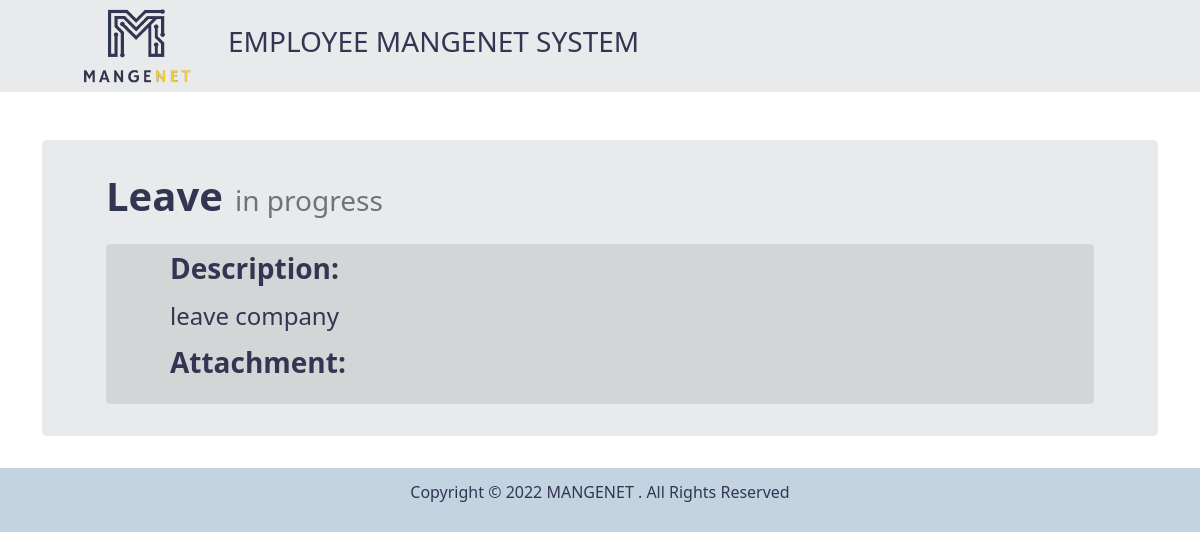
The page /Request_information_page.php?id=22 (signed in) on the database as committed earlier.
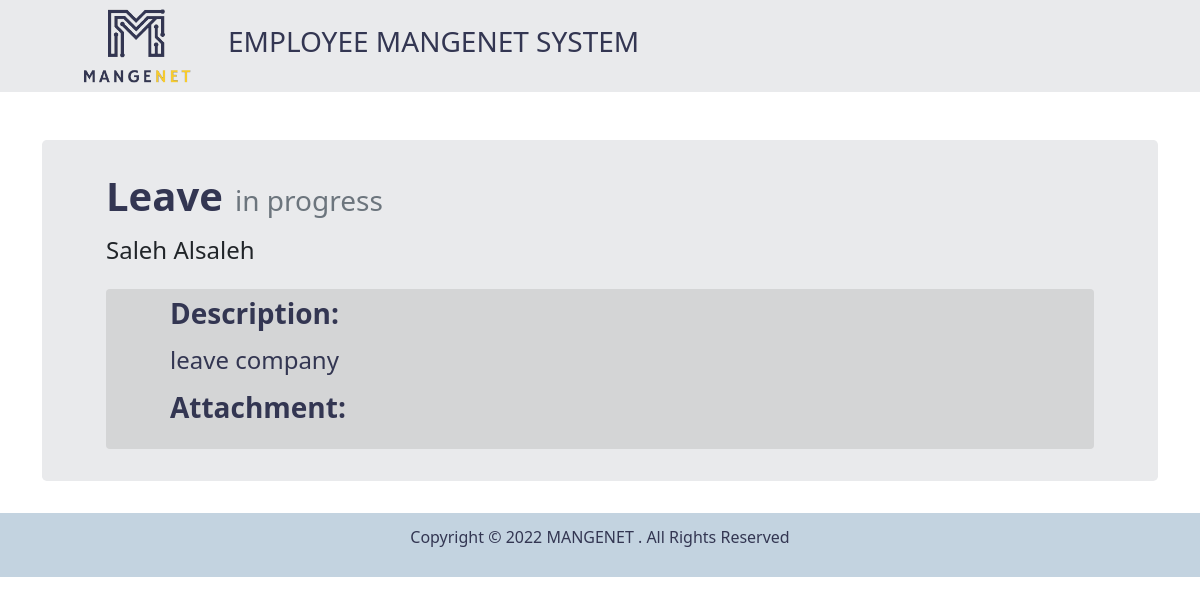
The same page on the database as committed later.
### tables this page shows
CREATE TABLE `request` (
  `id` int(11) UNSIGNED NOT NULL,
  `emp_id` int(11) UNSIGNED NOT NULL,
  `service_id` int(11) UNSIGNED NOT NULL,
  `description` varchar(255) NOT NULL,
  `attachment1` varchar(255) DEFAULT NULL,
  `attachment2` varchar(255) DEFAULT NULL,
  `status` varchar(255) NOT NULL
);

CREATE TABLE `service` (
  `id` int(11) UNSIGNED NOT NULL,
  `type` varchar(200) NOT NULL
);

CREATE TABLE `employee` (
  `id` int(11) UNSIGNED NOT NULL,
  `emp_number` int(11) UNSIGNED NOT NULL,
  `first_name` varchar(255) NOT NULL,
  `last_name` varchar(255) NOT NULL,
  `job_title` varchar(255) NOT NULL,
  `password` varchar(255) NOT NULL
);

### Request_information_page.php (the view, shortened to what this page needs)
<?php
require_once 'connection.php';
if(!isset($_GET['id'])){
    header('Location: employee.php');
}
else{
    $request_id = $_GET['id'] ;
    $request = " SELECT *,request.id as id FROM `request` LEFT JOIN `service` ON request.service_id = service.id LEFT JOIN `employee` ON request.emp_id = employee.id WHERE  request.id= '$request_id '";
    $request = $conn->query($request);
    if($request->num_rows > 0){
        $req_data = $request->fetch_assoc() ;
    }
    else{
        header('Location: employee.php');
    }
}
?>
<!doctype html>
<html lang="en">
<head>
    <link rel="stylesheet" href="css/bootstrap.css">
    <link rel="stylesheet" href="css/my-colors.css">
    <link rel="stylesheet" href="css/footer.css">
    <link rel="stylesheet" href="https://cdnjs.cloudflare.com/ajax/libs/font-awesome/4.7.0/css/font-awesome.min.css">
</head>
<body>
    <header>
        <nav class="navbar navbar-lightgrey bg-lightgrey">
            <div class="container">
                <div class="col-1">
                    <a class="navbar-brand" href="employee.php">
                        <img src="media/mini-logo.png" alt="" width="" height="75"
                            class="d-inline-block align-text-top">
                    </a>
                </div>
                <div class="col-10 align-middle">
                    <h3 class="text-darksky">EMPLOYEE MANGENET SYSTEM</h3>
                </div>
            </div>
        </nav>
    </header>
    <main>
        <div class="container pt-5">
            <div class="jumbotron bg-lightgrey">
                <div class="mx-5">
                <h1 class="d-inline fw-bold text-darksky"><?= $req_data['type'] ?></h1>
                <h2 class="d-inline text-muted ms-2 display-6 fs-3"><?= $req_data['status'] ?></h2>
                <h5 class="my-3 fs-4" style="text-transform: capitalize;"><?= $req_data['first_name']." ".$req_data['last_name'] ?></h5>
            </div>
                <div class="p-2 mx-5 mt-4 rounded" style="background-color: #d4d5d6;">
                    <div class="mx-5">
                    <strong class="d-inline text-darksky ms-2 display-6 fs-3 fw-bold">Description:</strong>
                    <p class="text-darksky ms-2 display-6 fs-4 mt-3 fw-normal">
                    <?= $req_data['description'] ?>
                    </p>
                    <strong class="d-inline text-darksky ms-2 display-6 fs-3 fw-bold">Attachment:</strong>
                    </div>
                </div>
            </div>
        </div>
    </main>
    <footer>
        <p>Copyright &copy; 2022 MANGENET . All Rights Reserved</p>
    </footer>
</body>
</html>

Rows that differ between the two databases and show on the page:
changed request "in progress": employee.first_name (not shown) → "Saleh"; employee.last_name (not shown) → "Alsaleh"
